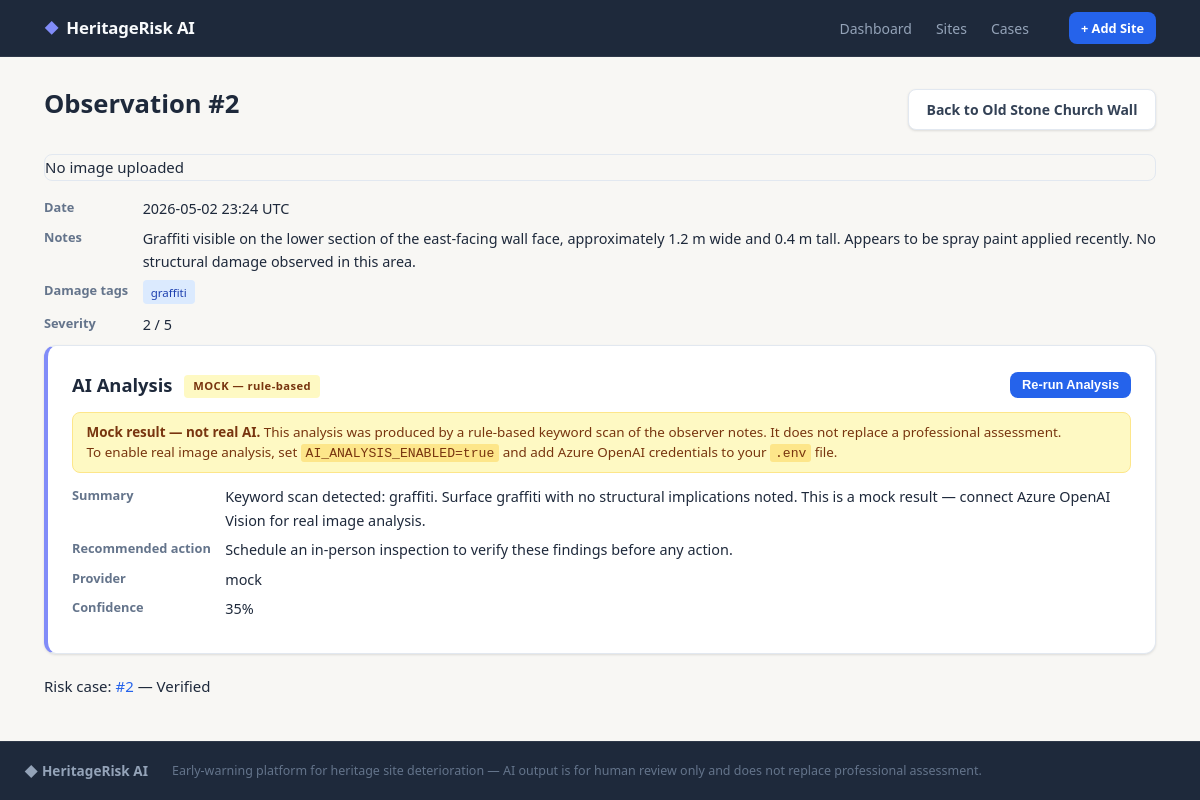
The app's page /observations/2 with its own data.
### backend/app/models.py (models this page shows, shortened)
class Observation(Base):
    __tablename__ = "observations"
    id: Mapped[int] = mapped_column(Integer, primary_key=True, index=True)
    site_id: Mapped[int] = mapped_column(Integer, ForeignKey("sites.id"), nullable=False)
    image_filename: Mapped[str] = mapped_column(String(300), nullable=True)
    notes: Mapped[str] = mapped_column(Text, nullable=True)
    damage_tags: Mapped[str] = mapped_column(String(300), nullable=True, default="")
    severity: Mapped[int] = mapped_column(Integer, nullable=False, default=1)
    created_at: Mapped[datetime] = mapped_column(DateTime, default=datetime.utcnow)
    ai_analysis_status: Mapped[str] = mapped_column(String(20), nullable=True, default="not_run")
    ai_summary: Mapped[str] = mapped_column(Text, nullable=True)
    ai_confidence: Mapped[int] = mapped_column(Integer, nullable=True)
    ai_provider: Mapped[str] = mapped_column(String(50), nullable=True)
    ai_recommended_action: Mapped[str] = mapped_column(Text, nullable=True)
    ai_raw_response: Mapped[str] = mapped_column(Text, nullable=True)
    site: Mapped["Site"] = relationship("Site", back_populates="observations")
    risk_case: Mapped["RiskCase"] = relationship(
        "RiskCase", back_populates="observation", uselist=False, cascade="all, delete-orphan"
    )

class Site(Base):
    __tablename__ = "sites"
    id: Mapped[int] = mapped_column(Integer, primary_key=True, index=True)
    name: Mapped[str] = mapped_column(String(200), nullable=False)
    location: Mapped[str] = mapped_column(String(200), nullable=True)
    description: Mapped[str] = mapped_column(Text, nullable=True)
    created_at: Mapped[datetime] = mapped_column(DateTime, default=datetime.utcnow)
    observations: Mapped[list["Observation"]] = relationship(
        "Observation", back_populates="site", cascade="all, delete-orphan"
    )

class RiskCase(Base):
    __tablename__ = "risk_cases"
    id: Mapped[int] = mapped_column(Integer, primary_key=True, index=True)
    observation_id: Mapped[int] = mapped_column(
        Integer, ForeignKey("observations.id"), unique=True, nullable=False
    )
    risk_score: Mapped[int] = mapped_column(Integer, nullable=False, default=0)
    risk_band: Mapped[str] = mapped_column(String(20), nullable=False, default="Low")
    status: Mapped[str] = mapped_column(String(50), nullable=False, default="Draft")
    routed_to: Mapped[str] = mapped_column(String(200), nullable=True)
    report_path: Mapped[str] = mapped_column(String(300), nullable=True)
    created_at: Mapped[datetime] = mapped_column(DateTime, default=datetime.utcnow)
    updated_at: Mapped[datetime] = mapped_column(
        DateTime, default=datetime.utcnow, onupdate=datetime.utcnow
    )
    observation: Mapped["Observation"] = relationship("Observation", back_populates="risk_case")
    STATUSES = ["Draft", "Needs Review", "Verified", "Routed", "Closed"]

### backend/app/main.py (the view)
@app.get("/observations/{obs_id}", response_class=HTMLResponse)
def observation_detail(obs_id: int, request: Request, db: Session = Depends(get_db)):
    obs = db.query(Observation).filter(Observation.id == obs_id).first()
    if not obs:
        raise HTTPException(status_code=404, detail="Observation not found")
    return templates.TemplateResponse(
        "observation_detail.html", {"request": request, "obs": obs, "site": obs.site}
    )

### backend/app/templates/observation_detail.html (shortened to what this page needs)
{% extends "base.html" %}
{% block content %}
<div class="page-header">
  <h1>Observation #{{ obs.id }}</h1>
  <a class="btn-secondary" href="/sites/{{ site.id }}">Back to {{ site.name }}</a>
</div>
{% if obs.image_filename %}
<img class="obs-full" src="/uploads/{{ obs.image_filename }}" alt="Observation photo" />
{% else %}
<div class="obs-full no-image">No image uploaded</div>
{% endif %}
<dl class="meta">
  <dt>Date</dt><dd>{{ obs.created_at.strftime("%Y-%m-%d %H:%M UTC") }}</dd>
  <dt>Notes</dt><dd>{{ obs.notes or "—" }}</dd>
  <dt>Damage tags</dt>
  <dd>
    {% if obs.tags_list %}
      {% for tag in obs.tags_list %}<span class="tag">{{ tag }}</span> {% endfor %}
    {% else %}—{% endif %}
  </dd>
  <dt>Severity</dt><dd>{{ obs.severity }} / 5</dd>
</dl>
<div class="card ai-panel">
  <div class="ai-panel-header">
    <h2>AI Analysis
      {% if obs.ai_analysis_status == "complete" %}
        <span class="ai-badge ai-badge-complete">
          AZURE OPENAI &mdash; {{ obs.ai_confidence }}% confidence
        </span>
      {% elif obs.ai_analysis_status == "mock" %}
        <span class="ai-badge ai-badge-mock">MOCK &mdash; rule-based</span>
      {% elif obs.ai_analysis_status == "failed" %}
        <span class="ai-badge ai-badge-failed">FAILED</span>
      {% else %}
        <span class="ai-badge ai-badge-pending">Not run</span>
      {% endif %}
    </h2>
    <form method="post" action="/observations/{{ obs.id }}/analyze">
      <button class="btn-primary btn-sm" type="submit">
        {% if obs.ai_analysis_status in ["complete", "mock", "failed"] %}
          Re-run Analysis
        {% else %}
          Run AI Analysis
        {% endif %}
      </button>
    </form>
  </div>
  {% if obs.ai_analysis_status == "mock" %}
  <div class="ai-notice ai-notice-mock">
    <strong>Mock result — not real AI.</strong>
    This analysis was produced by a rule-based keyword scan of the observer
    notes. It does not replace a professional assessment.<br />
    To enable real image analysis, set <code>AI_ANALYSIS_ENABLED=true</code>
    and add Azure OpenAI credentials to your <code>.env</code> file.
  </div>
  {% endif %}
  {% if obs.ai_analysis_status in ["complete", "mock"] %}
  <dl class="meta">
    <dt>Summary</dt>
    <dd>{{ obs.ai_summary }}</dd>
    <dt>Recommended action</dt>
    <dd>{{ obs.ai_recommended_action or "—" }}</dd>
    <dt>Provider</dt>
    <dd>{{ obs.ai_provider }}</dd>
    <dt>Confidence</dt>
    <dd>{{ obs.ai_confidence }}%</dd>
  </dl>
  {% elif obs.ai_analysis_status != "failed" %}
  <p class="empty">
    Click <strong>Run AI Analysis</strong> to analyse this observation.
  </p>
  {% endif %}
</div>
{% if obs.risk_case %}
<p>Risk case: <a href="/cases/{{ obs.risk_case.id }}">#{{ obs.risk_case.id }}</a>
  — {{ obs.risk_case.status }}</p>
{% else %}
<form method="post" action="/observations/{{ obs.id }}/create_case">
  <button class="btn-primary" type="submit">Create Risk Case</button>
</form>
{% endif %}
{% endblock %}

### backend/app/static/style.css (style rules this page uses)
*, *::before, *::after { box-sizing: border-box; margin: 0; padding: 0; }
:root { --navy: #1e293b; --navy-mid: #334155; --slate: #64748b; --border: #e2e8f0; --bg: #f8f7f4; --white: #ffffff; --blue: #2563eb; --blue-dark: #1d4ed8; --radius: 8px; --radius-lg: 12px; --shadow: 0 1px 3px rgba(0,0,0,.08), 0 1px 2px rgba(0,0,0,.04); --shadow-md: 0 4px 12px rgba(0,0,0,.10); }
body { font-family: system-ui, -apple-system, "Segoe UI", Helvetica, Arial, sans-serif; font-size: 15px; line-height: 1.65; background: var(--bg); color: #1e293b; min-height: 100vh; display: flex; flex-direction: column; }
a { color: var(--blue); text-decoration: none; }
h1 { font-size: 1.75rem; font-weight: 700; line-height: 1.2; }
h2 { font-size: 1.15rem; font-weight: 700; }
.btn-primary, .btn-secondary, .btn-outline { display: inline-flex; align-items: center; gap: .35rem; padding: .5rem 1.1rem; border-radius: var(--radius); font-size: .875rem; font-weight: 600; cursor: pointer; border: none; text-decoration: none !important; transition: background .15s, box-shadow .15s; }
.btn-primary { background: var(--blue); color: #fff; }
.btn-secondary { background: var(--white); color: var(--navy-mid); border: 1px solid var(--border); box-shadow: var(--shadow); }
.btn-sm { padding: .35rem .75rem; font-size: .8rem; }
.card { background: var(--white); border: 1px solid var(--border); border-radius: var(--radius-lg); padding: 1.5rem; box-shadow: var(--shadow); margin-bottom: 1.25rem; }
.card h2 { margin-bottom: .85rem; }
.tag { display: inline-block; background: #dbeafe; color: #1e40af; border-radius: 4px; font-size: .72rem; font-weight: 500; padding: .15rem .5rem; margin-right: .25rem; margin-bottom: .2rem; }
.obs-detail-img, .obs-full { width: 100%; max-height: 360px; object-fit: cover; border-radius: 8px; border: 1px solid var(--border); margin-bottom: 1rem; display: block; }
.page-header { display: flex; align-items: flex-start; justify-content: space-between; gap: 1rem; margin-bottom: 1.5rem; flex-wrap: wrap; }
.page-header h1 { font-size: 1.6rem; }
dl.meta { display: grid; grid-template-columns: max-content 1fr; gap: .35rem .9rem; margin: .5rem 0; }
dl.meta dt { font-weight: 600; font-size: .8rem; color: var(--slate); }
dl.meta dd { font-size: .9rem; }
.ai-panel { border-left: 4px solid #818cf8; }
.ai-panel-header { display: flex; align-items: center; justify-content: space-between; flex-wrap: wrap; gap: .5rem; margin-bottom: .75rem; }
.ai-panel-header h2 { margin-bottom: 0; }
.ai-badge { display: inline-block; border-radius: 4px; font-size: .7rem; font-weight: 700; padding: .15rem .55rem; vertical-align: middle; margin-left: .45rem; letter-spacing: .04em; }
.ai-badge-mock { background: #fef9c3; color: #78350f; }
.ai-notice { border-radius: var(--radius); padding: .55rem .85rem; font-size: .84rem; margin-bottom: .75rem; border: 1px solid; line-height: 1.5; }
.ai-notice code { border-radius: 3px; padding: .1rem .3rem; font-size: .82rem; }
.ai-notice-mock { background: #fef9c3; border-color: #fde68a; color: #78350f; }
.ai-notice-mock code { background: #fde68a; }

### records on screen
Observation: id "2", created_at "2026-05-02 23:24 UTC", notes "Graffiti visible on the lower section of the east-facing wall face, approximately 1.2 m wide and 0.4 m tall. Appears to be spray paint applied recently. No structural damage observed in this area.", damage_tags "graffiti", severity "2", ai_summary "Keyword scan detected: graffiti. Surface graffiti with no structural implications noted. This is a mock result — connect Azure OpenAI Vision for real image analysis.", ai_recommended_action "Schedule an in-person inspection to verify these findings before any action.", ai_provider "mock", ai_confidence "35"
Site: name "Old Stone Church Wall"
RiskCase: risk_case.id "2", risk_case.status "Verified"
